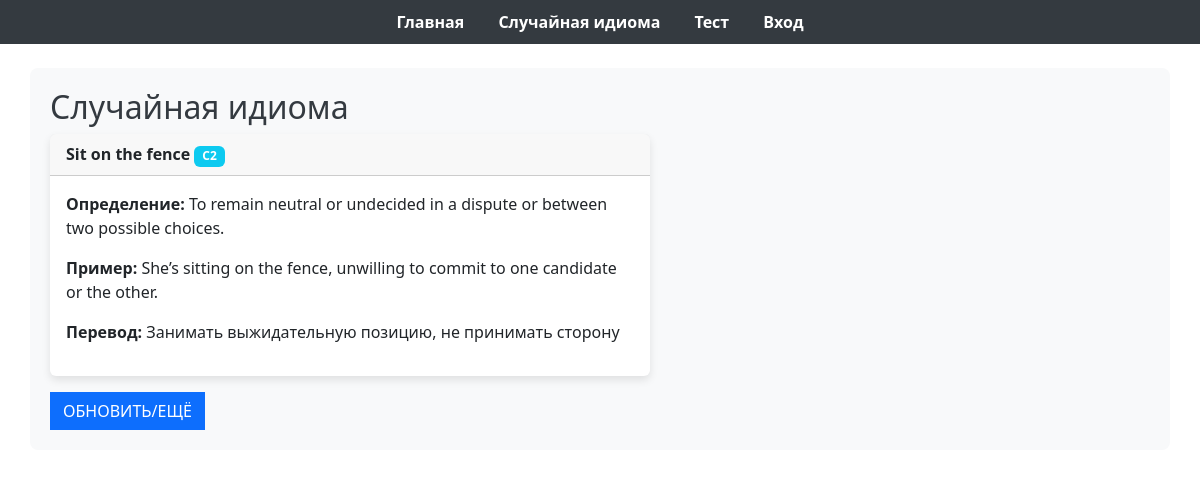
The page /random/ on the database its author committed.
### app/models.py (models this page shows, shortened)
class Idiom(models.Model):
    LEVEL_CHOICES = [
        ('B2', 'B2'),
        ('C1', 'C1'),
        ('C2', 'C2'),
    ]
    phrase = models.CharField(max_length=200, unique=True, verbose_name="Идиома")
    definition = models.TextField(verbose_name="Определение на английском")
    example = models.TextField(verbose_name="Пример употребления")
    translation = models.TextField(verbose_name="Перевод на русский", blank=True)
    level = models.CharField(
        max_length=2,
        choices=LEVEL_CHOICES,
        default='B2',
        verbose_name="Уровень"
    )

### app/views.py (the view)
# urls.py: path('random/', views.random_idiom_view, name='random_idiom'),
def random_idiom_view(request):
    idioms = Idiom.objects.all()
    if not idioms.exists():
        context = {
            'idiom': None,
            'message': "В базе пока нет идиом. Добавьте в админке."
        }
        return render(request, 'random_idiom.html', context)
    random_idiom = random.choice(idioms)
    context = {
        'idiom': random_idiom
    }
    return render(request, 'random_idiom.html', context)

### app/templates/random_idiom.html (shortened to what this page needs)
{% extends 'base.html' %}
{% block content %}
<h2>Случайная идиома</h2>
{% if idiom %}
  <div class="card mb-3" style="max-width: 600px;">
    <div class="card-header">
      <strong>{{ idiom.phrase }}</strong> <span class="badge bg-info">{{ idiom.level }}</span>
    </div>
    <div class="card-body">
      <p><strong>Определение: </strong>{{ idiom.definition }}</p>
      <p><strong>Пример: </strong>{{ idiom.example }}</p>
      {% if idiom.translation %}
        <p><strong>Перевод: </strong>{{ idiom.translation }}</p>
      {% else %}
        <p><em>(перевод не указан)</em></p>
      {% endif %}
    </div>
  </div>
  <a href="{% url 'random_idiom' %}" class="btn btn-primary">Обновить/Ещё</a>
{% else %}
  <p>{{ message }}</p>
{% endif %}
{% endblock %}

### app/templates/base.html (shortened to what this page needs)
{% load static %}
<!DOCTYPE html>
<html lang="ru">
<head>
  <link href="https://cdn.jsdelivr.net/npm/bootstrap@5.3.0/dist/css/bootstrap.min.css" rel="stylesheet">
  <link rel="stylesheet" href="{% static 'css/style.css' %}">
</head>
<body>
  <nav>
    <a href="{% url 'home' %}">Главная</a>
    <a href="{% url 'random_idiom' %}">Случайная идиома</a>
    <a href="{% url 'quiz' %}">Тест</a>
    <a href="{% url 'admin:index' %}">Вход</a>
  </nav>
  <div class="container mt-4">
    {% block content %}
    {% endblock %}
  </div>
</body>
</html>

### static/css/style.css (style rules this page uses)
nav { background-color: #343a40; padding: 10px; text-align: center; margin-bottom: 20px; }
nav a { color: #ffffff; margin: 0 15px; text-decoration: none; font-weight: bold; }
.container { background-color: #f8f9fa; padding: 20px; border-radius: 8px; }
h1, h2 { color: #343a40; }
.card { box-shadow: 0 4px 8px rgba(0,0,0,0.1); border: none; transition: transform 0.3s ease; }
.btn-primary, .btn-success { border-radius: 0; text-transform: uppercase; }

### rows shown on the page
Idiom: phrase "Sit on the fence", level "C2", definition "To remain neutral or undecided in a dispute or between two possible choices.", example "She’s sitting on the fence, unwilling to commit to one candidate or the other.", translation "Занимать выжидательную позицию, не принимать сторону"
